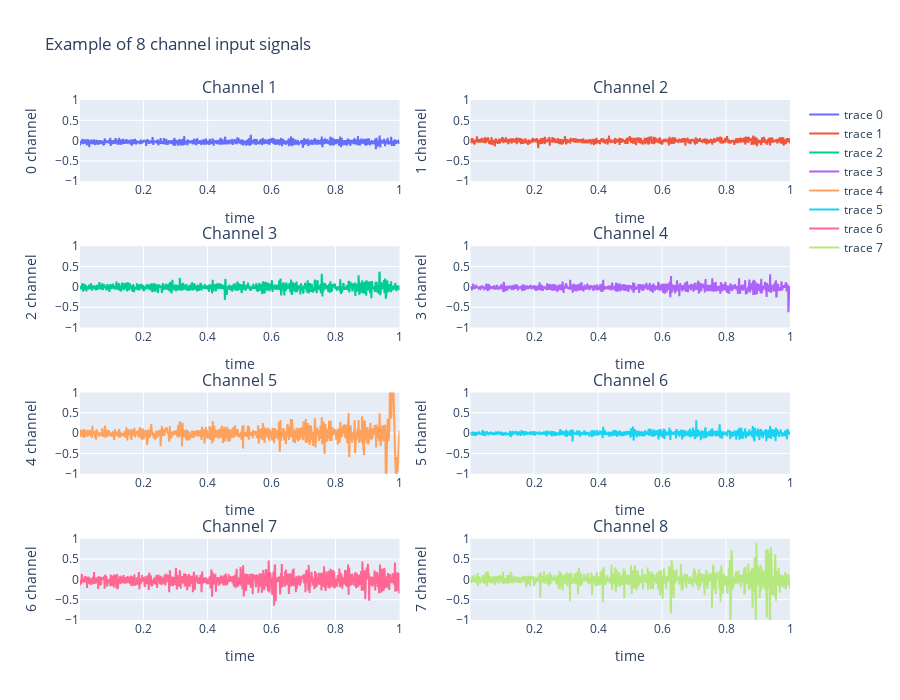

Here is the notebook cell this chart was saved with:
### Code cell
from plotly.subplots import make_subplots
import plotly.graph_objects as go
from math import ceil
# Initialize figure with subplots
def ploting_channels(df,ranges):
    fig= make_subplots(
        rows=4, cols=2, subplot_titles=("Channel 1", "Channel 2", "Channel 3", "Channel 4","Channel 5", "Channel 6", "Channel 7", "Channel 8")
    )
    row_ind=[1,1,2,2,3,3,4,4]
    for idx,rows in zip((range(0,8)),row_ind):
        # Add traces
        row_idx=rows
        if idx%2==0: col_idx=1
        else: col_idx=2
        fig.add_trace(go.Scatter(x=df["time_s"], y=df[idx] ),row=row_idx,col=col_idx)
        # Update xaxis properties
        fig.update_xaxes(title_text=f"time",  row=row_idx,col=col_idx)
        # Update yaxis properties
        fig.update_yaxes(title_text=f"{idx} channel", range=[-ranges, ranges], row=row_idx,col=col_idx)
        # Update title and height
        fig.update_layout(title_text="Example of 8 channel input signals", height=700)

    fig.show()
ploting_channels(li[0],1)

### Figure 1 — Plotly figure (JSON) as saved in the notebook; plotly's stock layout.template omitted (floating-point values rounded to 4 significant figures; data arrays with more than 128 entries replaced by an {"elided": "..."} marker saying what was removed)
{"data": [{"type": "scatter", "x": {"elided": "1000 float values"}, "xaxis": "x", "y": {"elided": "1000 float values"}, "yaxis": "y"}, {"type": "scatter", "x": {"elided": "1000 float values"}, "xaxis": "x2", "y": {"elided": "1000 float values"}, "yaxis": "y2"}, {"type": "scatter", "x": {"elided": "1000 float values"}, "xaxis": "x3", "y": {"elided": "1000 float values"}, "yaxis": "y3"}, {"type": "scatter", "x": {"elided": "1000 float values"}, "xaxis": "x4", "y": {"elided": "1000 float values"}, "yaxis": "y4"}, {"type": "scatter", "x": {"elided": "1000 float values"}, "xaxis": "x5", "y": {"elided": "1000 float values"}, "yaxis": "y5"}, {"type": "scatter", "x": {"elided": "1000 float values"}, "xaxis": "x6", "y": {"elided": "1000 float values"}, "yaxis": "y6"}, {"type": "scatter", "x": {"elided": "1000 float values"}, "xaxis": "x7", "y": {"elided": "1000 float values"}, "yaxis": "y7"}, {"type": "scatter", "x": {"elided": "1000 float values"}, "xaxis": "x8", "y": {"elided": "1000 float values"}, "yaxis": "y8"}], "layout": {"annotations": [{"font": {"size": 16}, "showarrow": false, "text": "Channel 1", "x": 0.225, "xanchor": "center", "xref": "paper", "y": 1, "yanchor": "bottom", "yref": "paper"}, {"font": {"size": 16}, "showarrow": false, "text": "Channel 2", "x": 0.775, "xanchor": "center", "xref": "paper", "y": 1, "yanchor": "bottom", "yref": "paper"}, {"font": {"size": 16}, "showarrow": false, "text": "Channel 3", "x": 0.225, "xanchor": "center", "xref": "paper", "y": 0.7188, "yanchor": "bottom", "yref": "paper"}, {"font": {"size": 16}, "showarrow": false, "text": "Channel 4", "x": 0.775, "xanchor": "center", "xref": "paper", "y": 0.7188, "yanchor": "bottom", "yref": "paper"}, {"font": {"size": 16}, "showarrow": false, "text": "Channel 5", "x": 0.225, "xanchor": "center", "xref": "paper", "y": 0.4375, "yanchor": "bottom", "yref": "paper"}, {"font": {"size": 16}, "showarrow": false, "text": "Channel 6", "x": 0.775, "xanchor": "center", "xref": "paper", "y": 0.4375, "yanchor": "bottom", "yref": "paper"}, {"font": {"size": 16}, "showarrow": false, "text": "Channel 7", "x": 0.225, "xanchor": "center", "xref": "paper", "y": 0.1562, "yanchor": "bottom", "yref": "paper"}, {"font": {"size": 16}, "showarrow": false, "text": "Channel 8", "x": 0.775, "xanchor": "center", "xref": "paper", "y": 0.1562, "yanchor": "bottom", "yref": "paper"}], "height": 700, "title": {"text": "Example of 8 channel input signals"}, "xaxis": {"anchor": "y", "domain": [0, 0.45], "title": {"text": "time"}}, "xaxis2": {"anchor": "y2", "domain": [0.55, 1], "title": {"text": "time"}}, "xaxis3": {"anchor": "y3", "domain": [0, 0.45], "title": {"text": "time"}}, "xaxis4": {"anchor": "y4", "domain": [0.55, 1], "title": {"text": "time"}}, "xaxis5": {"anchor": "y5", "domain": [0, 0.45], "title": {"text": "time"}}, "xaxis6": {"anchor": "y6", "domain": [0.55, 1], "title": {"text": "time"}}, "xaxis7": {"anchor": "y7", "domain": [0, 0.45], "title": {"text": "time"}}, "xaxis8": {"anchor": "y8", "domain": [0.55, 1], "title": {"text": "time"}}, "yaxis": {"anchor": "x", "domain": [0.8438, 1], "range": [-1, 1], "title": {"text": "0 channel"}}, "yaxis2": {"anchor": "x2", "domain": [0.8438, 1], "range": [-1, 1], "title": {"text": "1 channel"}}, "yaxis3": {"anchor": "x3", "domain": [0.5625, 0.7188], "range": [-1, 1], "title": {"text": "2 channel"}}, "yaxis4": {"anchor": "x4", "domain": [0.5625, 0.7188], "range": [-1, 1], "title": {"text": "3 channel"}}, "yaxis5": {"anchor": "x5", "domain": [0.2812, 0.4375], "range": [-1, 1], "title": {"text": "4 channel"}}, "yaxis6": {"anchor": "x6", "domain": [0.2812, 0.4375], "range": [-1, 1], "title": {"text": "5 channel"}}, "yaxis7": {"anchor": "x7", "domain": [0, 0.1562], "range": [-1, 1], "title": {"text": "6 channel"}}, "yaxis8": {"anchor": "x8", "domain": [0, 0.1562], "range": [-1, 1], "title": {"text": "7 channel"}}}}
